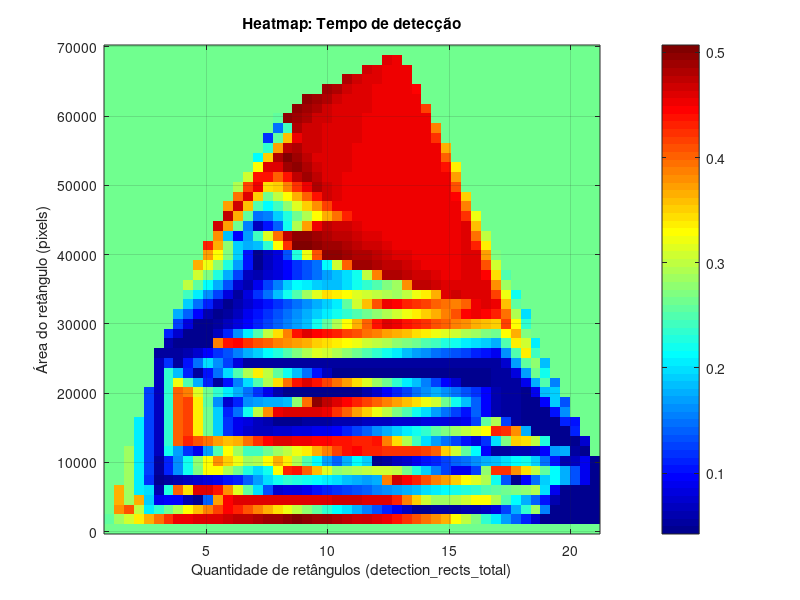
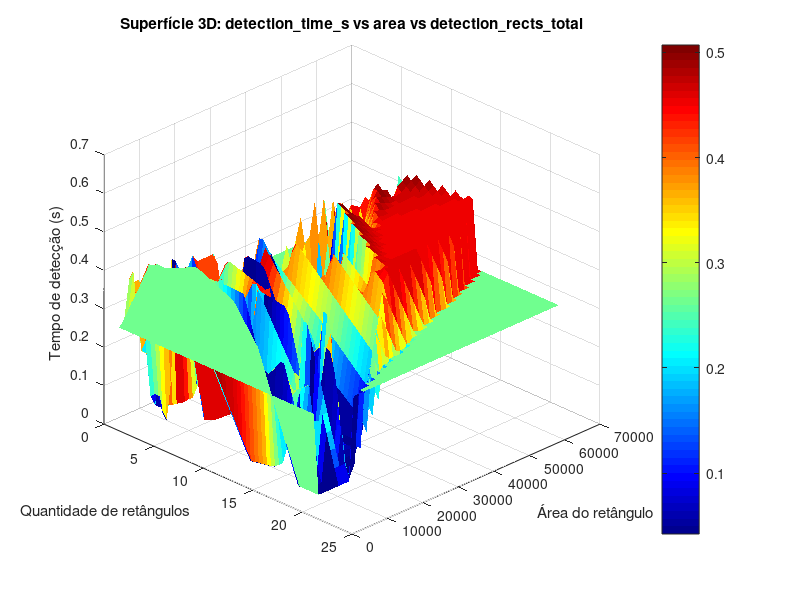

Write the MATLAB code that produced these figures, in order.
fid = fopen('data3d.json', 'r');
conteudo = fread(fid, '*char')';
fclose(fid);

% Decodificar JSON
dados = jsondecode(conteudo);

% Extrair as 3 variáveis de interesse
x = [dados.detection_rects_total];
y = [dados.area];
z = [dados.detection_time_s];

% Remover possíveis valores inválidos (se houver)
idx = isfinite(x) & isfinite(y) & isfinite(z);
x = x(idx);
y = y(idx);
z = z(idx);

% Preparar grid para interpolação
N = 50;  % resolução da grade
xi = linspace(min(x), max(x), N);
yi = linspace(min(y), max(y), N);
[XI, YI] = meshgrid(xi, yi);

% Interpolação (exemplo: método linear)
ZI = griddata(x, y, z, XI, YI, 'linear');

% Tratar NaNs na interpolação (substituir por média)
ZI(isnan(ZI)) = mean(z);

% --- Figura 1: Heatmap ---
figure(1)
imagesc(xi, yi, ZI)
axis xy
colorbar
colormap(jet)
xlabel('Quantidade de retângulos (detection\_rects\_total)')
ylabel('Área do retângulo (pixels)')
title('Heatmap: Tempo de detecção')
grid on
print(1, 'heatmap_bins.png', '-dpng', '-r600')

% --- Figura 2: Surface 3D ---
figure(2)
surf(XI, YI, ZI, 'EdgeColor', 'none')
colormap(jet)
colorbar
xlabel('Quantidade de retângulos')
ylabel('Área do retângulo')
zlabel('Tempo de detecção (s)')
title('Superfície 3D: detection\_time\_s vs area vs detection\_rects\_total')
view(45, 30)
grid on
print(2, 'grafico_3d_pontos.png', '-dpng', '-r600')
